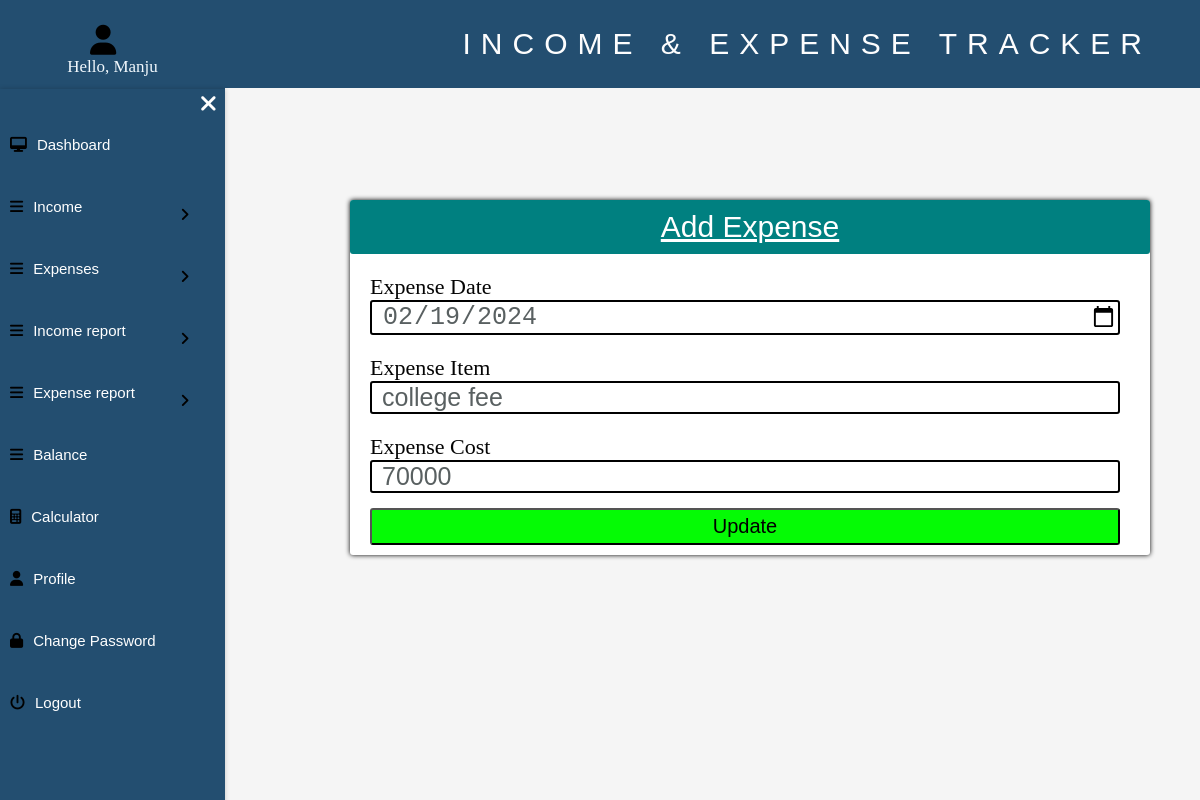
The app's page /edit-expense.php?id=2 (signed in) with its own data.
### tables this page shows
CREATE TABLE `users` (
  `ID` int(11) NOT NULL,
  `full_name` varchar(129) DEFAULT NULL,
  `email` varchar(255) DEFAULT NULL,
  `password` varchar(255) DEFAULT NULL,
  `code` varchar(200) DEFAULT NULL,
  `updated_time` timestamp NOT NULL DEFAULT current_timestamp() ON UPDATE current_timestamp()
);

CREATE TABLE `tblexpense` (
  `ID` int(10) NOT NULL,
  `UserId` int(10) NOT NULL,
  `ExpenseDate` date DEFAULT NULL,
  `ExpenseItem` varchar(200) DEFAULT NULL,
  `ExpenseCost` varchar(200) DEFAULT NULL,
  `NoteDate` timestamp NULL DEFAULT current_timestamp()
);

### edit-expense.php (the view, shortened to what this page needs)
<?php
include('database.php');
if (strlen($_SESSION['user'] == 0)) {
    header('location:logout.php');
} else {
    if (isset($_GET['id'])) {
        $expenseId = intval($_GET['id']);
        $query = mysqli_query($conn, "SELECT * FROM tblexpense WHERE ID='$expenseId'");
        $expenseData = mysqli_fetch_assoc($query);
    }
?>
    <!DOCTYPE html>
    <html lang="en">
    <head>
        <link rel="stylesheet" href="css/sidebarstyleall.css">
        <link rel="stylesheet" href="https://cdnjs.cloudflare.com/ajax/libs/font-awesome/6.4.0/css/all.min.css">
    </head>
    <body>
        <section>
            <div class=main-bar>
                <p class="headline">INCOME & EXPENSE TRACKER</p>
            </div>
            <div class="user">
                <div class="userimg"><i class="fa-regular fa-user"></i></div>
                <h1 class="menu-btn">
                </h1>
                <div class="username">
                    <?php
                    $use = $_SESSION["user"];
                    if ($use) {
                        $ret = mysqli_query($conn, "SELECT full_name FROM users WHERE ID='$use'");
                        $row = mysqli_fetch_assoc($ret);
                        $name = $row['full_name'];
                    ?>
                        <div class="profile-us">
                            <p>
                            Hello, <?php echo $name; ?>
                            </p>
                        </div>
                    <?php
                    } else {
                        echo "user not found";
                    }
                    ?>
                </div>
            </div>
            <div class="side-bar">
                <div class="close-btn">
                    <i class="fas fa-times"></i>
                </div>
                <div class="menu">
                    <div class="item"><a href="sidebar2.php"><i class="fas fa-desktop"></i>Dashboard</a></div>
                    <div class="item"><a class="sub-btn"><i class="fas fa-bars"></i>Income<i class="fas fa-angle-right dropdown"></i></a>
                    </div>
                    <div class="item"><a class="sub-btn"><i class="fas fa-bars"></i>Expenses<i class="fas fa-angle-right dropdown"></i></a>
                    </div>
                    <div class="item"><a class="sub-btn"><i class="fas fa-bars"></i>Income report<i class="fas fa-angle-right dropdown"></i></a>
                    </div>
                    <div class="item"><a class="sub-btn"><i class="fas fa-bars"></i>Expense report<i class="fas fa-angle-right dropdown"></i></a>
                    </div>
                    <div class="item"><a href="balance1.php"><i class="fas fa-bars"></i>Balance</a></div>
                    <div class="item"><a href="calculator1.php"><i class="fas fa-calculator"></i>Calculator</a></div>
                    <div class="item"><a href="user-profile1.php"><i class="fas fa-user"></i>Profile</a></div>
                    <div class="item"><a href="reset-password1.php"><i class="fas fa-lock"></i>Change Password</a></div>
                    <div class="item">
                        <a href="#" onclick="showLogoutConfirmation()">
                            <i class="fas fa-power-off"></i>Logout
                        </a>
                    </div>
                </div>
            </div>
        </section>
        <div class="section">
            <form method="POST" class="expense-form">
                <div class="header">Add Expense</div>
                <div class="sectionmenu">
                    <div class="form-group">
                        <label for="expense_date">Expense Date</label>
                        <input type="date" class="form-control" id="expense_date" name="expense_date" value="<?php echo $expenseData['ExpenseDate']; ?>" required>
                    </div>
                    <div class="form-group">
                        <label for="expense_item">Expense Item</label>
                        <input type="text" class="form-control" id="expense_item" name="expense_item" value="<?php echo $expenseData['ExpenseItem']; ?>" required>
                    </div>
                    <div class="form-group">
                        <label for="expense_cost">Expense Cost</label>
                        <input type="number" class="form-control" id="expense_cost" name="expense_cost" value="<?php echo $expenseData['ExpenseCost']; ?>" step="10" required>
                    </div>
                    <div class="form-group-button">
                        <button type="submit" name="update" class="btn">Update</button>
                    </div>
                </div>
            </form>
        </div>
    </body>
    </html>
<?php } ?>

### css/sidebarstyleall.css (style rules this page uses)
* { margin: 0; padding: 0; box-sizing: border-box; }
body { min-height: auto; background-color: #f5f5f5; }
.main-bar { background-color: #234E70; padding: 27px; align-items: center; font-family: 'Gill Sans', 'Gill Sans MT', Calibri, 'Trebuchet MS', sans-serif; top: 0; font-size: 30px; position: fixed; color: rgba(255, 255, 255, 0.994); letter-spacing: 10px; width: 100%; text-shadow: 40px; }
.headline { margin-left: 38%; }
.side-bar { background-color: #234E70; backdrop-filter: blur(20px); width: 225px; height: 100vh; position: fixed; top: 0; left: 0; overflow-y: auto; margin-top: 89px; transition: 0.5s ease; transition-property: left; box-shadow: 0 0 5px rgba(0, 0, 0, 0.2); }
.side-bar .menu { width: 100%; margin-top: 25px; }
.close-btn { position: absolute; font-size: 23px; right: 0; margin-bottom: 15px; margin-right: 8px; margin-top: 3px; cursor: pointer; transition: 0.4s ease; color: white; }
.menu-btn { position: fixed; font-size: 25px; margin-left: 5px; margin-top: 35px; cursor: pointer; transition: 0.2s ease; }
.side-bar .menu .item a { text-decoration: none; color: white; font-size: 15px; display: block; padding: 1px 10px; line-height: 60px; font-family: sans-serif; }
.side-bar .menu .item i { margin-right: 10px; color: black; }
.side-bar .menu .item a .dropdown { margin-left: 10px; margin-top: 30px; right: 0; left: 170px; position: fixed; transition: 0.3s ease; }
.userimg i { font-size: 30px; border-radius: 50%; font-weight: 600; color: black; margin-left: 90px; margin-top: 25px; }
.profile-us p { text-align: center; font-family:Cambria, Cochin, Georgia, Times, 'Times New Roman'; font-size: 17px; margin-top: 2px; margin-bottom: 2px; color: rgb(241, 248, 253); }
.user { top: 0; width: 225px; background-color:#234E70; position: fixed; height: 89px; }
.section { background-color: white; width: 800px; height: auto; margin: 200px 350px; border-radius: 3px; box-shadow: 0 0 5px; display: block; }
.sectionmenu { font-size: 22px; width: 750px; margin-left: 20px; }
.header { text-align: center; font-size: 30px; padding: 10px; border-radius: 3px; font-family: 'Gill Sans', 'Gill Sans MT', Calibri, 'Trebuchet MS', sans-serif; text-decoration: underline; background-color:teal; color: #ffffff; }
.form-group { margin-top: 10px; }
.form-group label { color: rgb(4, 4, 4); position: relative; bottom: -10px; }
.form-group input { margin-top: 10px; font-size: 20px; border: 2px solid black; color: rgb(89, 96, 97); border-radius: 3px; }
.form-group .form-control { width: 100%; font-size: 25px; padding-left: 10px; }
.btn { font-size: 20px; margin-top: 15px; margin-bottom: 10px; border-radius: 3px; padding: 5px; width: 100%; background-color: rgb(5, 251, 5); }

### records on screen
users: full_name "Manju"
tblexpense: expense_date "02/19/2024", expense_item "college fee", expense_cost "70000"
